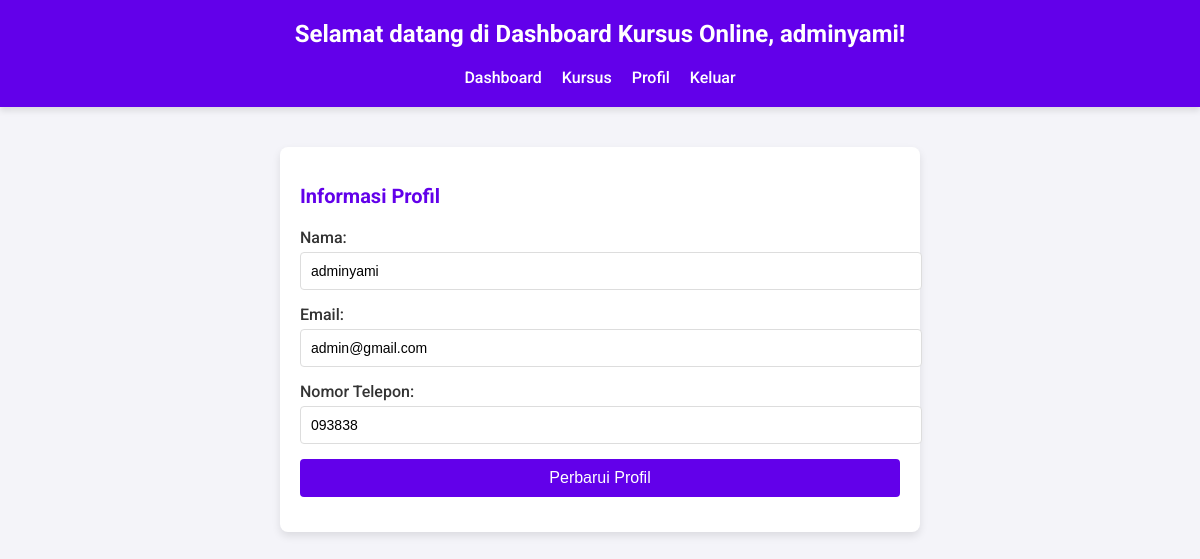
/public/user/profile.php (signed in), run on the app's committed database.
### tables this page shows
CREATE TABLE `users` (
  `id` int NOT NULL,
  `full_name` varchar(255) NOT NULL,
  `phone_number` varchar(20) NOT NULL,
  `username` varchar(50) NOT NULL,
  `email` varchar(255) NOT NULL,
  `password` varchar(255) NOT NULL,
  `created_at` timestamp NOT NULL DEFAULT CURRENT_TIMESTAMP,
  `role` enum('user','pemateri','admin') DEFAULT 'user',
  `is_subscribed` tinyint(1) DEFAULT '0',
  `subscription_expiry` date DEFAULT NULL
);

### public/user/profile.php (the view, shortened to what this page needs)
<?php
include('../../database/db_connection.php');
$user_id = $_SESSION['user_id'];
try {
    $query = "SELECT * FROM users WHERE id = :id";
    $stmt = $pdo->prepare($query);
    $stmt->bindParam(':id', $user_id, PDO::PARAM_INT);
    $stmt->execute();
    $user = $stmt->fetch(PDO::FETCH_ASSOC);
} catch (PDOException $e) {
    echo "<script>alert('Error: " . $e->getMessage() . "');</script>";
    exit();
}
?>
<!DOCTYPE html>
<html lang="id">
<head>
</head>
<body>
    <header>
        <h1>Selamat datang di Dashboard Kursus Online, <?php echo htmlspecialchars($user['username']); ?>!</h1>
        <nav>
            <ul>
                <li><a href="./../dashboard_user.php">Dashboard</a></li>
                <li><a href="courses.php">Kursus</a></li>
                <li><a href="profile.php">Profil</a></li>
                <li><a href="./../logout.php">Keluar</a></li>
            </ul>
        </nav>
    </header>
    <section>
        <h2>Informasi Profil</h2>
        <form method="post" action="profile.php">
            <div class="form-group">
                <label for="name">Nama:</label>
                <input type="text" id="name" name="name" value="<?php echo htmlspecialchars($user['username']); ?>" required>
            </div>
            <div class="form-group">
                <label for="email">Email:</label>
                <input type="email" id="email" name="email" value="<?php echo htmlspecialchars($user['email']); ?>" required>
            </div>
            <div class="form-group">
                <label for="phone">Nomor Telepon:</label>
                <input type="text" id="phone" name="phone" value="<?php echo htmlspecialchars($user['phone_number']); ?>" required>
            </div>
            <div class="form-group">
                <button type="submit">Perbarui Profil</button>
            </div>
        </form>
    </section>
</body>
</html>

### public/user/profile.php (style rules this page uses)
body { font-family: 'Roboto', sans-serif; margin: 0; padding: 0; background: #f4f4f9; color: #333; }
header { background: #6200ea; color: #fff; padding: 20px; text-align: center; box-shadow: 0 4px 6px rgba(0, 0, 0, 0.1); }
header h1 { margin: 0; font-size: 24px; }
nav ul { list-style: none; padding: 0; margin: 20px 0 0; display: flex; justify-content: center; gap: 20px; }
nav ul li { display: inline; }
nav ul li a { text-decoration: none; color: #fff; font-weight: 500; }
section { max-width: 600px; margin: 40px auto; background: #fff; padding: 20px; border-radius: 8px; box-shadow: 0 4px 8px rgba(0, 0, 0, 0.1); }
section h2 { margin-bottom: 20px; font-size: 20px; color: #6200ea; }
.form-group { margin-bottom: 15px; }
.form-group label { display: block; font-weight: 500; margin-bottom: 5px; }
.form-group input { width: 100%; padding: 10px; border: 1px solid #ddd; border-radius: 4px; font-size: 14px; }
.form-group button { width: 100%; padding: 10px; background: #6200ea; color: #fff; border: none; border-radius: 4px; font-size: 16px; cursor: pointer; }

### data on the page
users: username "adminyami", name "adminyami", email "admin@gmail.com", phone "093838"
